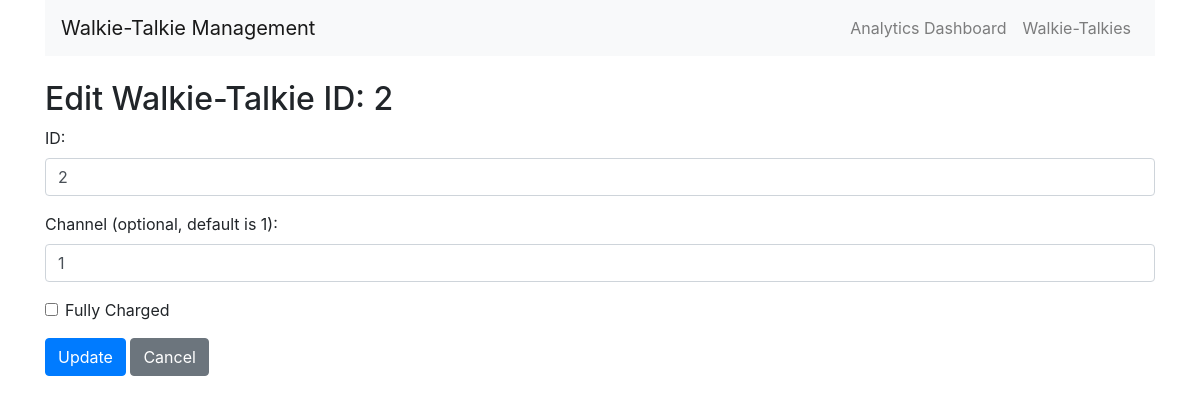
/edit_walkie_talkie/2, run on an earlier commit of the app's database.
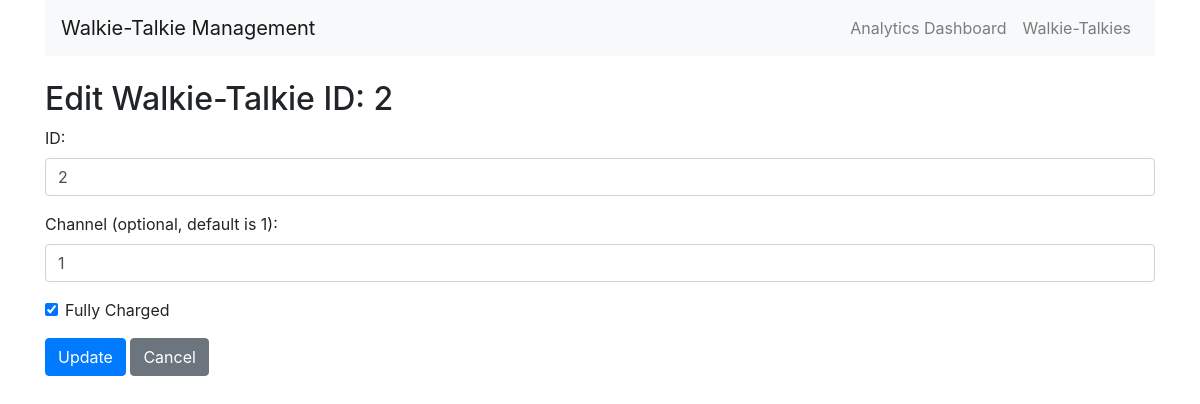
And on a later commit of the database.
### models.py (models this page shows)
class WalkieTalkie(db.Model):
    id = db.Column(db.Integer, primary_key=True)
    channel = db.Column(db.Integer, nullable=True, default=1)
    is_lent = db.Column(db.Boolean, default=False)
    current_holder = db.Column(db.String(100), nullable=True)
    is_charged = db.Column(db.Boolean, default=False)  # Default is now False (discharged)
    rental_history = db.relationship('Rental', backref='walkie_talkie', lazy=True)

### routes.py (the view, shortened to what this page needs)
@app.route('/edit_walkie_talkie/<int:wt_id>', methods=['GET', 'POST'])
def edit_walkie_talkie(wt_id):
    wt = WalkieTalkie.query.get_or_404(wt_id)
    return render_template('edit_walkie_talkie.html', wt=wt)

### templates/edit_walkie_talkie.html (shortened to what this page needs)
{% extends 'base.html' %}
{% block content %}
<h2>Edit Walkie-Talkie ID: {{ wt.id }}</h2>
<form method="post">
    <div class="form-group">
        <label for="id">ID:</label>
        <input type="number" class="form-control" id="id" name="id" value="{{ wt.id }}" required>
    </div>
    <div class="form-group">
        <label for="channel">Channel (optional, default is 1):</label>
        <input type="number" class="form-control" id="channel" name="channel" value="{{ wt.channel }}">
    </div>
    <div class="form-group form-check">
        <input type="checkbox" class="form-check-input" id="is_charged" name="is_charged" {% if wt.is_charged %}checked{% endif %}>
        <label class="form-check-label" for="is_charged">Fully Charged</label>
    </div>
    <button type="submit" class="btn btn-primary">Update</button>
    <a href="{{ url_for('view_walkie_talkie', wt_id=wt.id) }}" class="btn btn-secondary">Cancel</a>
</form>
{% endblock %}

What changed in the data, as far as the page shows it:
changed WalkieTalkie id 2: is_charged "☐" → "☑"
